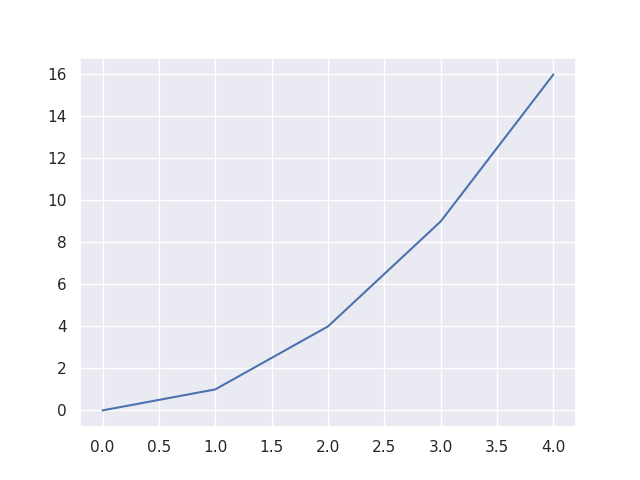

The script that saved this image:
#!/bin/env python
#
# Naming this file 'seaborn.py' will cause problems
#
import seaborn as sns

y = [0, 1, 4, 9, 16]
sns.set_theme()


# sns.lineplot(x = range(len(y)), y = y).figure.show()

sns.lineplot(x = range(len(y)), y = y).figure.savefig("what_is_seaborn.png")
